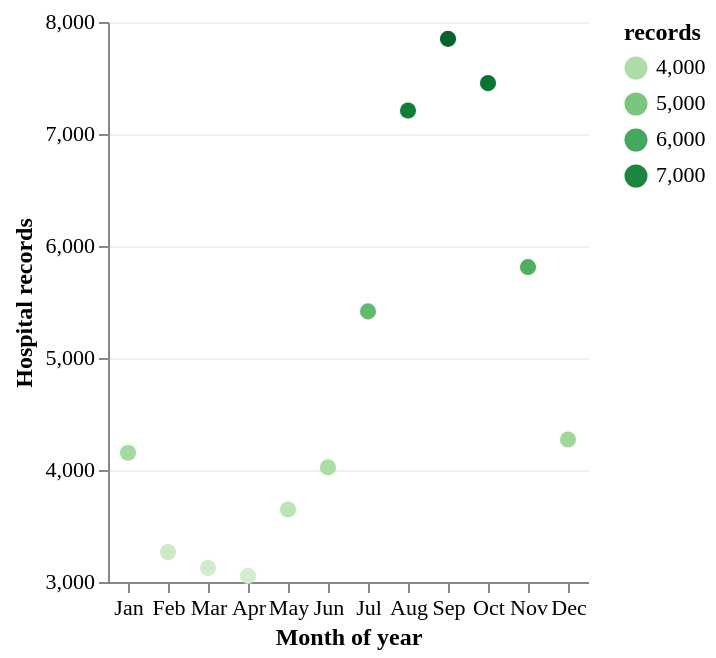

Vega-Lite specification stored for this chart:
### Vega-Lite specification from a JSON file in a GitHub repository (floating-point values rounded to 4 significant figures)
{"$schema": "https://vega.github.io/schema/vega-lite/v5.json", "background": "white", "config": {"font": "DM Sans", "axis": {"labelFontSize": 11, "titleFontSize": 12, "gridColor": "#edf1ed"}, "legend": {"labelFontSize": 11, "titleFontSize": 12}, "view": {"stroke": null}}, "data": {"values": [{"month": 1, "records": 4154}, {"month": 2, "records": 3267}, {"month": 3, "records": 3126}, {"month": 4, "records": 3055}, {"month": 5, "records": 3647}, {"month": 6, "records": 4023}, {"month": 7, "records": 5416}, {"month": 8, "records": 7210}, {"month": 9, "records": 7849}, {"month": 10, "records": 7454}, {"month": 11, "records": 5811}, {"month": 12, "records": 4272}]}, "width": "container", "height": 280, "encoding": {"x": {"field": "month", "type": "ordinal", "title": "Month"}, "y": {"field": "weekday", "type": "nominal", "sort": ["Monday", "Tuesday", "Wednesday", "Thursday", "Friday", "Saturday", "Sunday"], "title": null}, "color": {"field": "records", "type": "quantitative", "scale": {"scheme": "greens"}}, "tooltip": [{"field": "weekday", "type": "nominal"}, {"field": "month", "type": "ordinal"}, {"field": "records", "type": "quantitative"}]}, "layer": [{"mark": {"type": "line", "stroke": "#2a777e", "strokeWidth": 3, "point": {"filled": true, "size": 65}}, "encoding": {"x": {"field": "month", "type": "ordinal", "title": "Month of year", "axis": {"labelAngle": 0, "labelExpr": "['Jan','Feb','Mar','Apr','May','Jun','Jul','Aug','Sep','Oct','Nov','Dec'][datum.value-1]"}}, "y": {"field": "records", "type": "quantitative", "title": "Hospital records", "scale": {"zero": false}}, "tooltip": [{"field": "month", "type": "ordinal", "title": "Month"}, {"field": "records", "type": "quantitative", "format": ","}]}}]}
